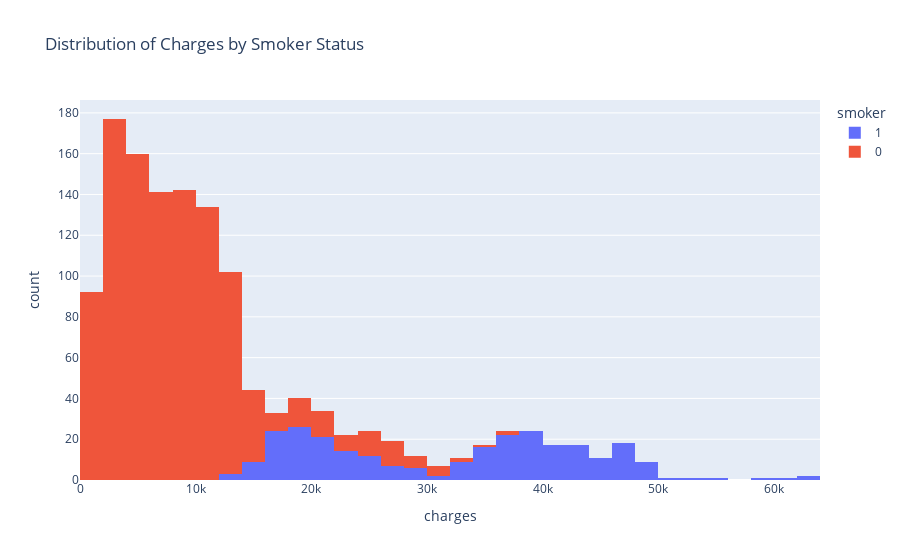

Notebook code cell kept with this figure:
### Markdown cell above
### Visualizar a distribuicao de custo, porem agrupando pelos fumantes 0 = nao fumantes e 1 = fumantes

### Code cell
px.histogram(
    df,
    x="charges",
    color="smoker",
    title="Distribution of Charges by Smoker Status"
)

### Figure 1 — Plotly figure (JSON) as saved in the notebook; plotly's stock layout.template omitted (floating-point values rounded to 4 significant figures; data arrays with more than 128 entries replaced by an {"elided": "..."} marker saying what was removed)
{"data": [{"bingroup": "x", "hovertemplate": "smoker=1<br>charges=%{x}<br>count=%{y}<extra></extra>", "legendgroup": "1", "marker": {"color": "#636efa", "pattern": {"shape": ""}}, "name": "1", "orientation": "v", "showlegend": true, "type": "histogram", "x": {"elided": "274 float values"}, "xaxis": "x", "yaxis": "y"}, {"bingroup": "x", "hovertemplate": "smoker=0<br>charges=%{x}<br>count=%{y}<extra></extra>", "legendgroup": "0", "marker": {"color": "#EF553B", "pattern": {"shape": ""}}, "name": "0", "orientation": "v", "showlegend": true, "type": "histogram", "x": {"elided": "1064 float values"}, "xaxis": "x", "yaxis": "y"}], "layout": {"barmode": "relative", "legend": {"title": {"text": "smoker"}, "tracegroupgap": 0}, "title": {"text": "Distribution of Charges by Smoker Status"}, "xaxis": {"anchor": "y", "domain": [0, 1], "title": {"text": "charges"}}, "yaxis": {"anchor": "x", "domain": [0, 1], "title": {"text": "count"}}}}
